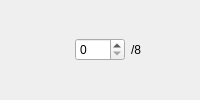
         <widget class="QWidget" name="widget_3" native="true">
          <layout class="QHBoxLayout" name="horizontalLayout_3">
           <property name="leftMargin">
            <number>0</number>
           </property>
           <property name="topMargin">
            <number>0</number>
           </property>
           <property name="rightMargin">
            <number>0</number>
           </property>
           <property name="bottomMargin">
            <number>0</number>
           </property>
           <item>
            <widget class="QLabel" name="label_3">
             <property name="maximumSize">
              <size>
               <width>75</width>
               <height>75</height>
              </size>
             </property>
             <property name="toolTip">
              <string>#332E57_#825286</string>
             </property>
             <property name="text">
              <string/>
             </property>
             <property name="pixmap">
              <pixmap resource="resource.qrc">:/pairs/pairs/#332E57_#825286.png</pixmap>
             </property>
             <property name="scaledContents">
              <bool>true</bool>
             </property>
            </widget>
           </item>
           <item>
            <widget class="QSpinBox" name="spinBox_3">
             <property name="maximumSize">
              <size>
               <width>50</width>
               <height>16777215</height>
              </size>
             </property>
             <property name="minimum">
              <number>0</number>
             </property>
             <property name="maximum">
              <number>8</number>
             </property>
            </widget>
           </item>
           <item>
            <widget class="QLabel" name="label_3_2">
             <property name="text">
              <string>/8</string>
             </property>
            </widget>
           </item>
          </layout>
         </widget>
